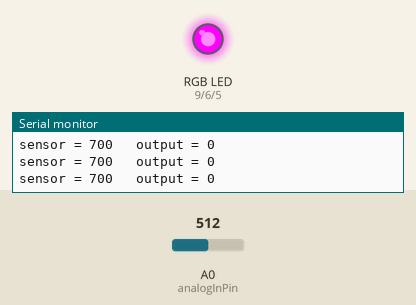
This sketch was run on a simulated Arduino Uno, built with avr-gcc and run on an emulated ATmega328P. Parts: an RGB LED mixed from three pins (HIGH = lit), the last lines printed to the serial monitor. The test bench sets the inputs (shaded band); at power-on: A0 (analogInPin) = 512.

Above: at 1.2 s.
1.3 s: A0 (analogInPin) set to 900
At 2.5 s:
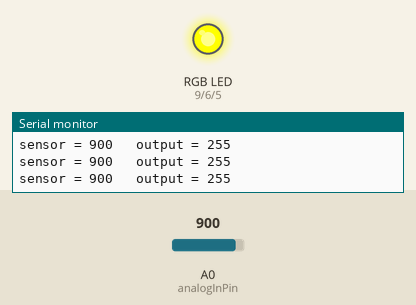
2.8 s: A0 (analogInPin) set to 899
At 3.1 s:
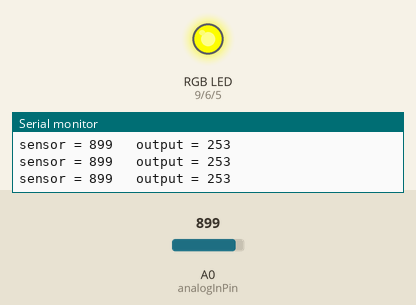
4.3 s: A0 (analogInPin) set to 716
At 4.9 s:
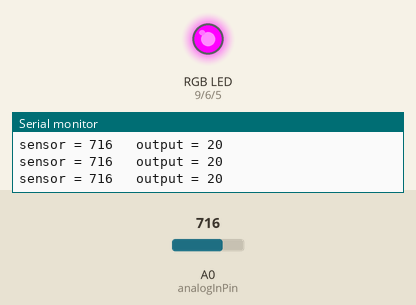
Timing chart, 0 to 7.3 s (numbered marks = the images above; inputs shaded):
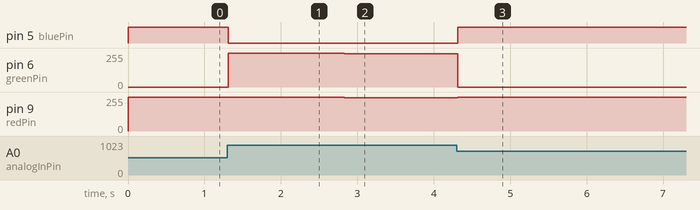

The sketch:

www7.ino
```cpp
int analogInPin = A0;  // Analog input pin that the potentiometer is attached to
int greenPin = 6;
int redPin = 9;
int bluePin = 5;

int sensorValue = 0;        // value read from the pot
int outputValue = 0;        // value output to the PWM (analog out)

void setup() {
// initialize serial communications at 9600 bps:
pinMode(greenPin,OUTPUT);
pinMode(redPin,OUTPUT);
pinMode(bluePin,OUTPUT);
Serial.begin(9600);
}
void loop() {
// read the analog in value:
sensorValue = analogRead(analogInPin);
// map it to the range of the analog out:
if(sensorValue<700)sensorValue=700;
if(sensorValue>900)sensorValue=900;
outputValue = map(sensorValue, 700, 900, 0, 255);
// change the analog out value:

if(outputValue < 255/3){
analogWrite(greenPin,0);
analogWrite(redPin,255);
analogWrite(bluePin,255);
}
else if(outputValue < 255/3*2 && outputValue > 255/3){
analogWrite(greenPin,map(outputValue,255/3,255/3*2,0,255));
analogWrite(redPin,0);
analogWrite(bluePin,map(outputValue,255/3,255/3*2,0,255));
}
else{
analogWrite(greenPin,map(outputValue,255/3*2,255,0,255));
analogWrite(redPin,map(outputValue,255/3*2,255,0,255));
analogWrite(bluePin,0);
}
   // print the results to the serial monitor:
Serial.print("sensor = " );
Serial.print(sensorValue);
Serial.print("\t output = ");
Serial.println(outputValue);

delay(2);
}
```

Measured:
- after the input at 1.3 s, pin 5 (bluePin): HIGH → LOW at once; pin 6 (greenPin): 0/255 → 255/255 at once
- after the input at 2.8 s, pin 6 (greenPin), pin 9 (redPin): 255/255 → 249/255 at once
- after the input at 4.3 s, pin 5 (bluePin): LOW → HIGH at once; pin 6 (greenPin): 249/255 → 0/255 at once; pin 9 (redPin): 249/255 → 255/255 at once
